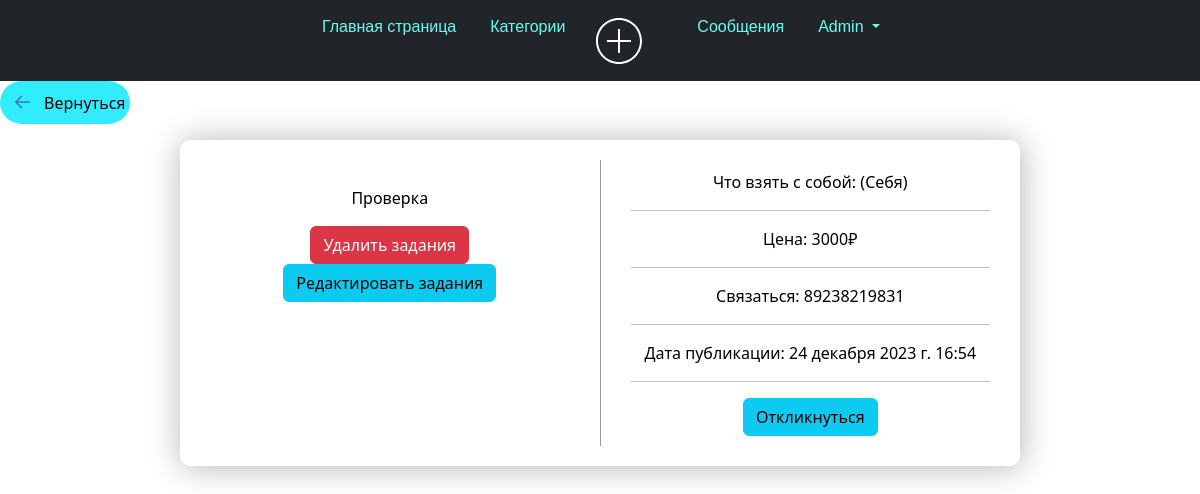
The page /tasks/1 (signed in) on the database its author committed.
### tasks_app_user/models.py (models this page shows, shortened)
class Articles(models.Model):
    title = models.CharField("Название Задания", max_length=35)
    anons = models.CharField("О задании", max_length=25)
    phope = models.CharField('Телефон для связи с вами', max_length=11)
    prise = models.CharField('Цена', max_length=15)
    full_text = models.TextField("Задания")
    data = models.DateTimeField(auto_now_add=True)
    user_name = models.CharField("User_name", max_length=15, )
    author = models.ForeignKey(User, on_delete=models.CASCADE, null=True)  # Внешний ключ к пользователю
    category = models.ForeignKey(Category, on_delete=models.SET_NULL, null=True)
    class Meta:
        verbose_name = "Задания"
        verbose_name_plural = "Задании"

### tasks_app_user/views.py (the view)
# urls.py: path('<int:pk>', views.TasksDetailView.as_view(), name='details_tasks'),
class TasksDetailView(DetailView, LoginRequiredMixin):
    model = Articles
    template_name = 'tasks_app_user/details_tasks.html'
    context_object_name = 'article'
    raise_exception = True

### tasks_app_user/templates/tasks_app_user/details_tasks.html (shortened to what this page needs)
{% extends 'tasks_app/layout.html' %}
{% block content %}
<div class="col">
    <a class="arrow-3" href="{% url 'tasks_home' %}?category={{ article.category.name }}">
        Вернуться
    </a>
</div>
<div class="features">
    <div class="blog_post">
        <div class="container_copy">
            <p>{{ article.full_text|linebreaks|urlize }}</p>
            {% if article.user_name == user.username %}
                <a href="{% url 'delete_tasks' article.id %}" class="btn btn-danger">Удалить задания</a>
                <a href="{% url 'update_tasks' article.id %}" class="btn btn-info">Редактировать задания</a>
            {% endif %}
        </div>
        <div class="vertical-line"></div>
        <div class="container_copy right-content">
            <p>Что взять с собой: ({{ article.anons }})</p>
            <hr>
            <p>Цена: {{ article.prise }}₽</p>
            <hr>
            <p>Связаться: {{ article.phope }}</p>
            <hr>
            <p>Дата публикации: {{ article.data }}</p>
            <hr>
            {% if request.user.is_authenticated %}
            <a href="{% url 'new' article.id %}" class="btn btn-info">Откликнуться</a>
                {% else %}
                <p>Что откликнуться зайдите в свой профиль</p>
            {% endif %}
        </div>
    </div>
</div>
{% endblock %}

### tasks_app/templates/tasks_app/layout.html (shortened to what this page needs)
{% load static %}
{% load pwa %}
<html lang="en">
<head>
    <link rel="stylesheet" href="https://cdn.jsdelivr.net/npm/bootstrap@5.2.3/dist/css/bootstrap.min.css">
    <link rel="stylesheet" href="{% static 'tasks_app/css/tasks_app.css' %}">
</head>
<body>
<aside>
    <div class="bar">
        <ul class="nav justify-content-center navbar navbar-expand-lg navbar-dark bg-dark ">
            <li class="nav-item">
                <a class="nav-link active" aria-current="page" href="{% url 'home' %}">Главная страница</a>
            </li>
            <li class="nav-item">
                <a class="nav-link" href="{% url 'category' %}">Категории</a>
            </li>
            <li class="nav-item">
                <a href="{% url 'create' %}" class="bloc-icon">
                    <div class="img">
                    </div>
                </a>
            </li>
            {% if request.user.is_authenticated %}
            <li class="nav-item">
                <a class="nav-link active" aria-current="page" href="{% url 'inbox' %}">Сообщения</a>
            </li>
            {% endif %}
            <ul class="nav justify-content-end">
                {% if request.user.is_authenticated %}
                <li class="nav-item dropdown">
                    <a class="nav-link dropdown-toggle" href="#" role="button" data-bs-toggle="dropdown"
                       aria-expanded="false">
                        {{ user.username }}
                    </a>
                    {% else %}
            </ul>
            <li class="nav-item">
                <a class="nav-link" href="{% url 'register' %}">Регистрация</a>
            </li>
            <li class="nav-item"><a class="nav-link" href="{% url 'login' %}">Войти</a>
                {% endif %}
            </li>
        </ul>
    </div>
</aside>
                    <link href='https://unpkg.com/css.gg@2.0.0/icons/css/list.css' rel='stylesheet'>
<main>
    {% block content %}
    {% endblock %}
</main>
</body>
</html>

### tasks_app/static/tasks_app/css/tasks_app.css (style rules this page uses)
html, body { width: 100%; height:100%; }
body { background: #0B0C10; }
:root { --var-bgcolor: #fff; --var-fontcolor: #000; }
body { background-color: var(--var-bgcolor); color: var(--var-fontcolor); }
.features { padding: 1em; padding: 1em; width: 70%; margin: auto; text-align: center; box-sizing: content-box; }
li { display: inline-block; }
.nav-link { margin-top: 18px; margin-block: 26px; margin-block-start: -1px; margin-left: 2px; color: #66FCF1; }
.bloc-icon { display: flex; justify-content: center; align-items: center; }
.img { width: 98px; border-radius: 50%; position: relative; left: -12px; }
.justify-content-center { justify-content: center!important; margin-top: 0px; font-family: "Poppins", sans-serif; }
.justify-content-end { justify-content: flex-end!important; margin-top: 0px; font-family: "Poppins", sans-serif; }

### tasks_app_user/templates/tasks_app_user/details_tasks.html (style rules this page uses)
.blog_post { background: #fff; border-radius: 10px; box-shadow: 1px 1px 2rem rgba(0, 0, 0, 0.3); margin: 0 auto; padding: 20px; display: flex; flex-direction: row; }
.container_copy { flex: 1; padding: 10px; }
.vertical-line { border-left: 1px solid #999; margin-left: 20px; padding-left: 20px; }
.right-content { flex: 1; padding: 10px; }
h3, h4, p { color: black; }
hr { color: black; }
.arrow-3 { color: #000; cursor: pointer; text-decoration: none; font-size: 16px; height: 43px; line-height: 18px; display: inline-flex; align-items: center; }
.arrow-3 .arrow-3-icon { position: relative; top: -1px; transition: transform 0.3s ease; vertical-align: middle; transform: rotate(180deg); margin: 6px; }
.col { background: #31ecff; width: 130px; border-radius: 50px; }

### rows shown on the page
Articles: full_text "Проверка", anons "Себя", prise "3000", phope "89238219831", data "24 декабря 2023 г. 16:54"

### other values the page prints
{{ user.username }} "Admin"
